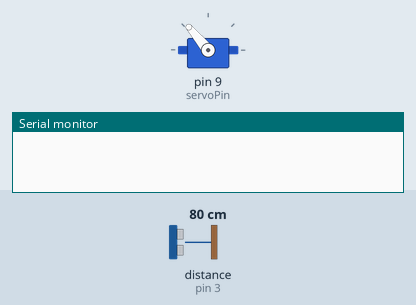
A sketch run on a simulated Arduino Uno, built with avr-gcc and run on an emulated ATmega328P. On the bench: servo, the last lines printed to the serial monitor. Wiring (inferred from the names in the program): ultrasonic range finder: trigger pin 2; echo pin 3. The test bench sets the inputs (shaded band); at power-on: distance to the obstacle (sensor on pin 3) 80 cm. The echo pulse lasts 58.3 µs per cm.

Above: at 1.2 s.
1.3 s: distance to the obstacle (sensor on pin 3) set to 18 cm
2.8 s: distance to the obstacle (sensor on pin 3) set to 14 cm
At 4.7 s:
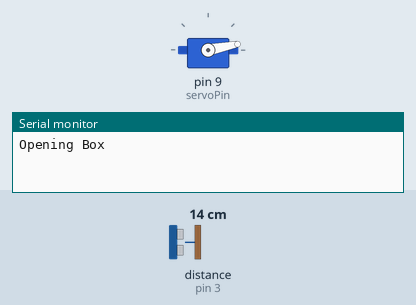
8.6 s: distance to the obstacle (sensor on pin 3) set to 35 cm
At 8.96 s:
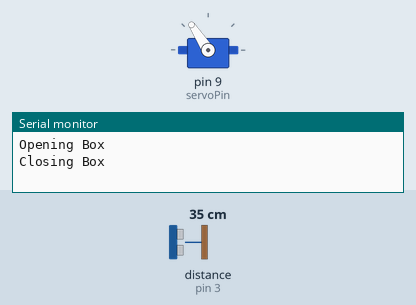
Timing chart, 0 to 11.6 s (numbered marks = the images above; inputs shaded):
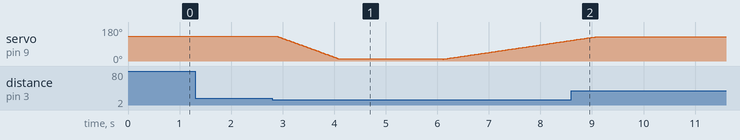

Measured:
- the behaviour switches between 16 and 15 cm on distance to the obstacle (sensor on pin 3) (found by bisection; images 0 and 1)
- after the input at 1.3 s, every drawn part: stays the same
- after the input at 8.6 s, servo on pin 9 (servoPin): goes on until 9.1 s, then stays 129°

The sketch:

Code.ino
```cpp
#include<Servo.h>


// Define pins that the Servo and Ultrasonic Sensor are connected to
const byte servoPin = 9;
const byte trigPin = 2;
const byte echoPin = 3;

// Define Variables that will be used throughout the program
Servo myServo; // Create an instance of the Servo
int openDelay = 2000; // time in milliseconds that the box will remain open (2 Seconds)
long duration;
int distance;
byte triggerDistance = 15; // If an obstacle's distance to the sensor is less than this value, Box opens
bool triggered = 0; // Track the state of the Sensor; triggered or not?


bool distance_triggered()
{
  /*
   * This Function simply checks the distance. i.e the distance of an obstacle from the ultrasonic sensor
   * If the distance is less than the triggerDistance, the triggered boolean value is set to 1
   */

  // Clears the trigPin
  digitalWrite(trigPin, LOW);
  delayMicroseconds(2);

  // Sets the trigPin on HIGH state for 10 micro seconds
  digitalWrite(trigPin, HIGH);
  delayMicroseconds(10);
  digitalWrite(trigPin, LOW);

  // Reads the echoPin, returns the sound wave travel time in microseconds
  duration = pulseIn(echoPin, HIGH);
  // Calculating the distance - This code returns distance in centimeters
  distance = duration*0.034/2;

  if (distance < triggerDistance){
    return 1;
  }
  else
  {
    return 0;
  }

}

void open_box(){
  /*
   * This function simply opens the box by constantly decreasing the pos variable, which corresponds
   * to the servo's position
   */

  // Servo Position 10 :> Open
  // Servo Position 130:> Close
  Serial.println("Opening Box");
  for (byte pos=130; pos>10; pos--)
  {
    myServo.write(pos);
    delay(10);
  }

  delay(openDelay);
  close_box(); // Close the box after the Delay (openDelay)
}

void close_box(){
  /*
   * This function simply closes the box by constantly increasing the pos variable, which corresponds
   * to the servo's position
   */

  // Servo Position 10 :> Open
  // Servo Position 130:> Close
  Serial.println("Closing Box");
  for (byte pos=10; pos<130; pos++)
  {
    myServo.write(pos);
    delay(25);
  }
}

void setup() {

  // Start Serial monitor
  Serial.begin(9600);

  myServo.attach(servoPin);
  myServo.write(130); // Ensure the box is closed
  pinMode(trigPin, OUTPUT);
  pinMode(echoPin, INPUT);

}

void loop() {

  triggered = distance_triggered();

  // Check if there's an object close to the ultrasonic sensor then open the Box
  if (triggered == 1)
  {
    open_box();
  }

  delay(100);
}
```
